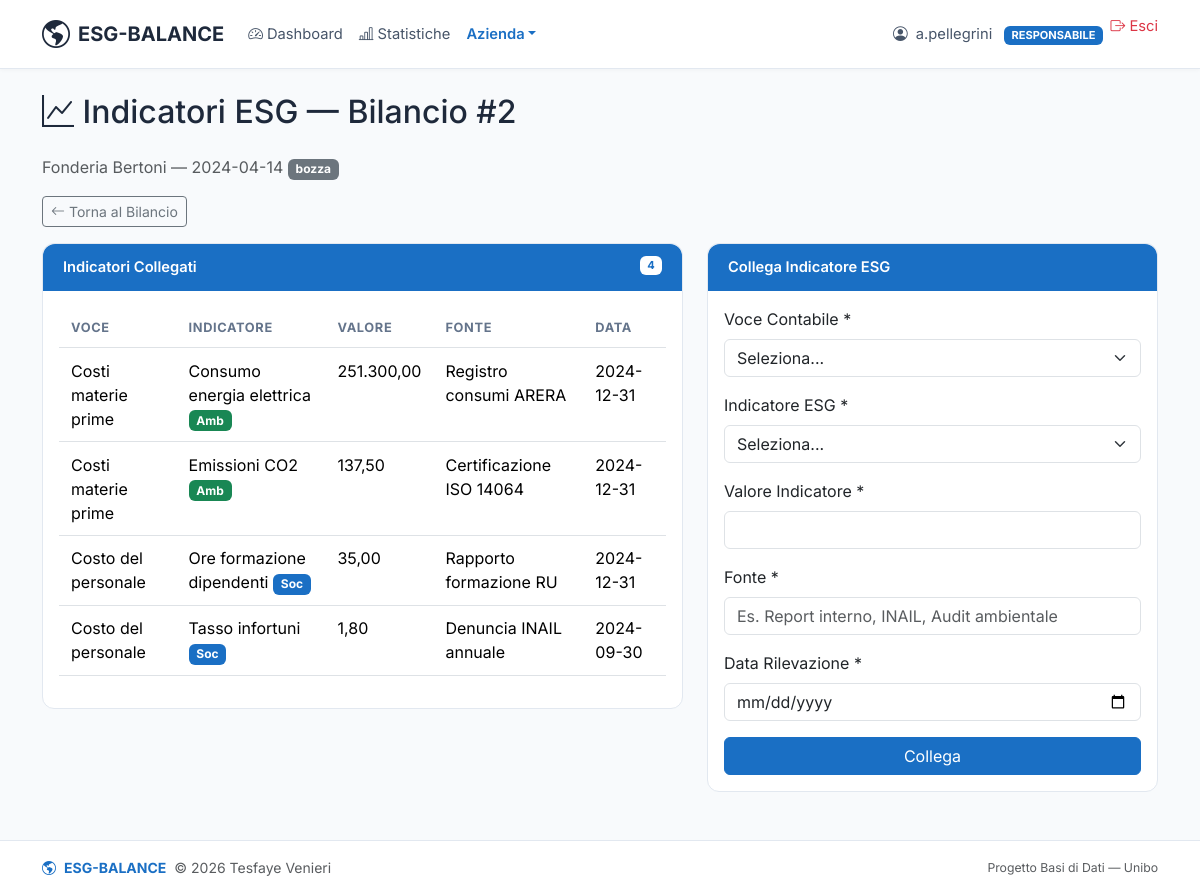
The app's page /pages/responsabile/indicatori_bilancio.php?bilancio=2&azienda=1 (signed in) with its own data.
### tables this page shows
CREATE TABLE bilanci (
    id              INT     NOT NULL AUTO_INCREMENT,
    id_azienda      INT     NOT NULL,
    anno            YEAR    NOT NULL,
    data_creazione  DATE    NOT NULL,
    stato           ENUM('bozza','in_revisione','approvato','respinto') DEFAULT 'bozza',
    PRIMARY KEY (id),
    UNIQUE KEY (id_azienda, anno),
    FOREIGN KEY (id_azienda) REFERENCES aziende(id) ON DELETE CASCADE
);

CREATE TABLE aziende (
    id                      INT             NOT NULL AUTO_INCREMENT,
    nome                    VARCHAR(150)    NOT NULL,
    ragione_sociale         VARCHAR(200)    NOT NULL,
    partita_iva             VARCHAR(11)     NOT NULL,
    settore                 VARCHAR(100)    DEFAULT NULL,
    num_dipendenti          INT             DEFAULT NULL,
    logo                    VARCHAR(255)    DEFAULT NULL,
    nr_bilanci              INT             DEFAULT 0,
    username_responsabile   VARCHAR(50)     NOT NULL,
    PRIMARY KEY (id),
    UNIQUE KEY (ragione_sociale),
    UNIQUE KEY (partita_iva),
    FOREIGN KEY (username_responsabile) REFERENCES responsabili(username) ON DELETE CASCADE
);

CREATE TABLE voci_indicatori (
    id_bilancio         INT             NOT NULL,
    nome_voce           VARCHAR(150)    NOT NULL,
    nome_indicatore     VARCHAR(150)    NOT NULL,
    valore_indicatore   DECIMAL(15,2)   NOT NULL,
    fonte               VARCHAR(255)    NOT NULL,
    data_rilevazione    DATE            NOT NULL,
    PRIMARY KEY (id_bilancio, nome_voce, nome_indicatore),
    FOREIGN KEY (id_bilancio, nome_voce) REFERENCES valori_bilancio(id_bilancio, nome_voce) ON DELETE CASCADE,
    FOREIGN KEY (nome_indicatore) REFERENCES indicatori_esg(nome) ON UPDATE CASCADE
);

### includes/auth.php (called while the page is built, shortened)
<?php
function currentUser(): ?string
{
    return $_SESSION['username'] ?? null;
}

### includes/db.php (called while the page is built, shortened)
<?php
function query(string $sql, array $params = []): array
{
    $pdo = getDBConnection();
    $stmt = $pdo->prepare($sql);
    $stmt->execute($params);
    return $stmt->fetchAll();
}
function queryOne(string $sql, array $params = []): ?array
{
    $rows = query($sql, $params);
    return $rows[0] ?? null;
}

### includes/functions.php (called while the page is built, shortened)
<?php
function statoBadgeClass(string $stato): string
{
    return match ($stato) {
        'bozza'        => 'bg-secondary text-white',
        'in_revisione' => 'bg-accent text-white',
        'approvato'    => 'bg-success text-white',
        'respinto'     => 'bg-danger text-white',
        default        => 'bg-secondary text-white',
    };
}

### pages/responsabile/indicatori_bilancio.php (the view, shortened to what this page needs)
<?php
require_once __DIR__ . '/../../includes/auth.php';
require_once __DIR__ . '/../../includes/db.php';
require_once __DIR__ . '/../../includes/functions.php';
$username = currentUser();
$id_bilancio = (int)($_GET['bilancio'] ?? 0);
$id_azienda  = (int)($_GET['azienda'] ?? 0);
$bilancio = null;
if ($id_bilancio > 0 && $id_azienda > 0) {
    $bilancio = queryOne(
        "SELECT b.*, a.nome AS azienda, a.ragione_sociale
         FROM bilanci b
         JOIN aziende a ON a.id = b.id_azienda
         WHERE b.id = ? AND a.id = ? AND a.username_responsabile = ?",
        [$id_bilancio, $id_azienda, $username]
    );
}
$valori = query(
    "SELECT nome_voce, valore FROM valori_bilancio WHERE id_bilancio = ? ORDER BY nome_voce",
    [$id_bilancio]
);
$collegati = query(
    "SELECT vi.*, ie.tipo
     FROM voci_indicatori vi
     JOIN indicatori_esg ie ON ie.nome = vi.nome_indicatore
     WHERE vi.id_bilancio = ?
     ORDER BY vi.nome_voce, vi.nome_indicatore",
    [$id_bilancio]
);
require_once __DIR__ . '/../../includes/header.php';
?>
<h2 class="mb-4"><i class="bi bi-graph-up"></i> Indicatori ESG — Bilancio #<?php echo $id_bilancio; ?></h2>
<p class="text-muted">
    <?php echo htmlspecialchars($bilancio['azienda']); ?> — <?php echo $bilancio['data_creazione']; ?>
    <span class="badge <?php echo statoBadgeClass($bilancio['stato']); ?>"><?php echo $bilancio['stato']; ?></span>
</p>
<a href="bilancio.php?azienda=<?php echo $id_azienda; ?>&bilancio=<?php echo $id_bilancio; ?>"
    class="btn btn-outline-secondary btn-sm mb-3"><i class="bi bi-arrow-left"></i> Torna al Bilancio</a>
<div class="row g-4">
    <div class="col-md-7">
        <div class="card">
            <div class="card-header bg-accent text-white">
                Indicatori Collegati
                <span class="badge bg-white text-accent float-end"><?php echo count($collegati); ?></span>
            </div>
            <div class="card-body">
                <?php if (empty($collegati)): ?>
                    <p class="text-muted">Nessun indicatore collegato.</p>
                <?php else: ?>
                    <table class="table table-sm table-hover">
                        <thead>
                            <tr>
                                <th>Voce</th>
                                <th>Indicatore</th>
                                <th>Valore</th>
                                <th>Fonte</th>
                                <th>Data</th>
                            </tr>
                        </thead>
                        <tbody>
                            <?php foreach ($collegati as $c): ?>
                                <tr>
                                    <td><?php echo htmlspecialchars($c['nome_voce']); ?></td>
                                    <td>
                                        <?php echo htmlspecialchars($c['nome_indicatore']); ?>
                                        <?php if ($c['tipo'] === 'ambientale'): ?>
                                            <span class="badge bg-success text-white">Amb</span>
                                        <?php elseif ($c['tipo'] === 'sociale'): ?>
                                            <span class="badge bg-accent text-white">Soc</span>
                                        <?php endif; ?>
                                    </td>
                                    <td><?php echo number_format($c['valore_indicatore'], 2, ',', '.'); ?></td>
                                    <td><?php echo htmlspecialchars($c['fonte']); ?></td>
                                    <td><?php echo $c['data_rilevazione']; ?></td>
                                </tr>
                            <?php endforeach; ?>
                        </tbody>
                    </table>
                <?php endif; ?>
            </div>
        </div>
    </div>
    <div class="col-md-5">
        <div class="card">
            <div class="card-header bg-accent text-white">Collega Indicatore ESG</div>
            <div class="card-body">
                <?php if ($bilancio['stato'] !== 'bozza'): ?>
                    <p class="text-muted">Il bilancio non è più in bozza, non puoi collegare nuovi indicatori.</p>
                <?php elseif (empty($valori)): ?>
                    <p class="text-muted">Inserisci prima i valori delle voci contabili nel bilancio.</p>
                <?php else: ?>
                    <form method="POST">
                        <div class="mb-3">
                            <label for="nome_voce" class="form-label">Voce Contabile *</label>
                            <select class="form-select" id="nome_voce" name="nome_voce" required>
                                <option value="">Seleziona...</option>
                            </select>
                        </div>
                        <div class="mb-3">
                            <label for="nome_indicatore" class="form-label">Indicatore ESG *</label>
                            <select class="form-select" id="nome_indicatore" name="nome_indicatore" required>
                                <option value="">Seleziona...</option>
                            </select>
                        </div>
                        <div class="mb-3">
                            <label for="valore_indicatore" class="form-label">Valore Indicatore *</label>
                            <input type="number" class="form-control" id="valore_indicatore" name="valore_indicatore"
                                step="0.01" required>
                        </div>
                        <div class="mb-3">
                            <label for="fonte" class="form-label">Fonte *</label>
                            <input type="text" class="form-control" id="fonte" name="fonte" required
                                placeholder="Es. Report interno, INAIL, Audit ambientale">
                        </div>
                        <div class="mb-3">
                            <label for="data_rilevazione" class="form-label">Data Rilevazione *</label>
                            <input type="date" class="form-control" id="data_rilevazione" name="data_rilevazione" required>
                        </div>
                        <button type="submit" class="btn btn-accent w-100">Collega</button>
                    </form>
                <?php endif; ?>
            </div>
        </div>
    </div>
</div>
<?php require_once __DIR__ . '/../../includes/footer.php'; ?>

### assets/css/style.css (style rules this page uses)
body { font-family: 'Inter', sans-serif; min-height: 100vh; display: flex; flex-direction: column; background-color: #f8fafc; color: #1e293b; }
.bg-accent { background-color: #1a6fc4 !important; }
.text-accent { color: #1a6fc4 !important; }
.btn-accent { background-color: #1a6fc4; color: #fff; border: 1px solid #1a6fc4; }
.card { border: 1px solid #e2e8f0; border-radius: 0.75rem; margin-bottom: 1.5rem; }
.card-header { border-radius: 0.75rem 0.75rem 0 0 !important; font-weight: 600; font-size: 0.92rem; padding: 0.8rem 1.25rem; border-bottom: 1px solid #e2e8f0; background-color: #f8fafc; }
.card-header.bg-accent { background-color: #1a6fc4 !important; color: #fff; border-bottom: none; }
.table th { font-size: 0.8rem; font-weight: 700; text-transform: uppercase; letter-spacing: 0.05em; color: #64748b; }
.table > :not(caption) > * > * { padding: 0.65rem 0.75rem; }

### records on screen
bilanci: id_azienda.nome "Fonderia Bertoni", data_creazione "2024-04-14", stato "bozza"
voci_indicatori: nome_voce "Costi materie prime", nome_indicatore "Consumo energia elettrica", shows "Amb", valore_indicatore "251.300,00", fonte "Registro consumi ARERA", data_rilevazione "2024-12-31"
voci_indicatori: nome_voce "Costi materie prime", nome_indicatore "Emissioni CO2", shows "Amb", valore_indicatore "137,50", fonte "Certificazione ISO 14064", data_rilevazione "2024-12-31"
voci_indicatori: nome_voce "Costo del personale", nome_indicatore "Ore formazione dipendenti", shows "Soc", valore_indicatore "35,00", fonte "Rapporto formazione RU", data_rilevazione "2024-12-31"
voci_indicatori: nome_voce "Costo del personale", nome_indicatore "Tasso infortuni", shows "Soc", valore_indicatore "1,80", fonte "Denuncia INAIL annuale", data_rilevazione "2024-09-30"

### other values on screen
$current_user "a.pellegrini"
$current_role "RESPONSABILE"
$id_bilancio "2"
count($collegati) "4"
